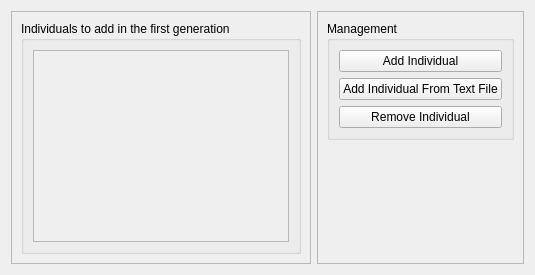
      <widget class="QWidget" name="first_indivs_tab">
       <attribute name="title">
        <string>Individuals</string>
       </attribute>
       <layout class="QHBoxLayout" name="horizontalLayout_4">
        <item>
         <widget class="QFrame" name="frame_6">
          <property name="frameShape">
           <enum>QFrame::StyledPanel</enum>
          </property>
          <property name="frameShadow">
           <enum>QFrame::Raised</enum>
          </property>
          <layout class="QVBoxLayout" name="verticalLayout_8">
           <item>
            <widget class="QGroupBox" name="groupBox_10">
             <property name="title">
              <string>Individuals to add in the first generation</string>
             </property>
             <layout class="QVBoxLayout" name="verticalLayout_9">
              <item>
               <widget class="QTableView" name="first_indivs_table">
                <property name="enabled">
                 <bool>false</bool>
                </property>
                <property name="cornerButtonEnabled">
                 <bool>false</bool>
                </property>
                <attribute name="horizontalHeaderCascadingSectionResizes">
                 <bool>true</bool>
                </attribute>
                <attribute name="horizontalHeaderHighlightSections">
                 <bool>true</bool>
                </attribute>
                <attribute name="horizontalHeaderMinimumSectionSize">
                 <number>26</number>
                </attribute>
                <attribute name="horizontalHeaderShowSortIndicator" stdset="0">
                 <bool>true</bool>
                </attribute>
                <attribute name="horizontalHeaderStretchLastSection">
                 <bool>true</bool>
                </attribute>
               </widget>
              </item>
             </layout>
            </widget>
           </item>
          </layout>
         </widget>
        </item>
        <item>
         <widget class="QFrame" name="frame_5">
          <property name="frameShape">
           <enum>QFrame::StyledPanel</enum>
          </property>
          <property name="frameShadow">
           <enum>QFrame::Raised</enum>
          </property>
          <layout class="QVBoxLayout" name="verticalLayout_6">
           <item>
            <widget class="QGroupBox" name="groupBox_11">
             <property name="title">
              <string>Management</string>
             </property>
             <layout class="QVBoxLayout" name="verticalLayout_10">
              <item>
               <widget class="QPushButton" name="first_add_indiv">
                <property name="text">
                 <string>Add Individual</string>
                </property>
               </widget>
              </item>
              <item>
               <widget class="QPushButton" name="first_add_indiv_from_textfile">
                <property name="text">
                 <string>Add Individual From Text File</string>
                </property>
               </widget>
              </item>
              <item>
               <widget class="QPushButton" name="first_remove_indiv">
                <property name="text">
                 <string>Remove Individual</string>
                </property>
               </widget>
              </item>
             </layout>
            </widget>
           </item>
           <item>
            <spacer name="verticalSpacer_3">
             <property name="orientation">
              <enum>Qt::Vertical</enum>
             </property>
             <property name="sizeHint" stdset="0">
              <size>
               <width>20</width>
               <height>40</height>
              </size>
             </property>
            </spacer>
           </item>
          </layout>
         </widget>
        </item>
       </layout>
      </widget>
